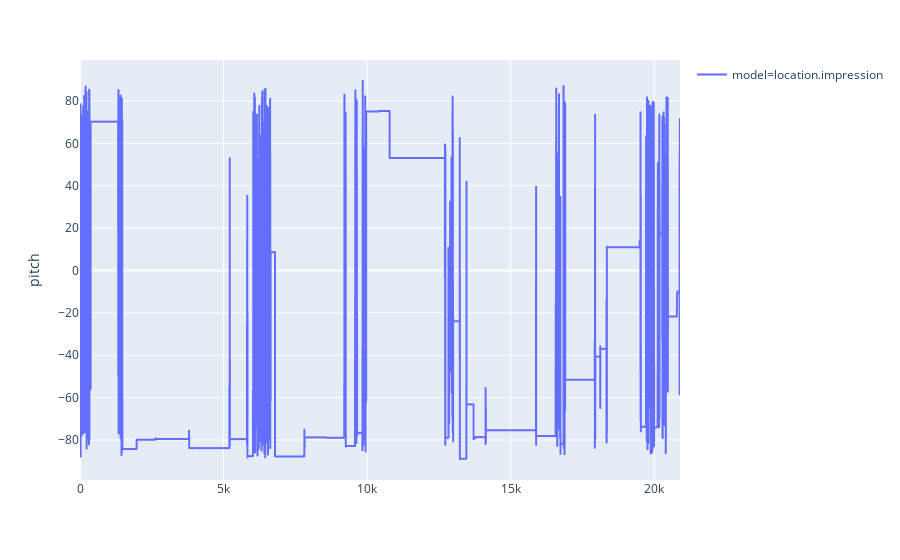

The code cell stored with this chart in its notebook:
### Code cell
# rotation by x-axis: up/down, take for analysis 
df['pitch'] = df.apply(lambda row: math.degrees(math.asin(float(row['viewport_POINT Z_y']))), axis=1)
fig = px.line(df, y="pitch", color="model")
fig.show()

### Figure 1 — Plotly figure (JSON) as saved in the notebook; plotly's stock layout.template omitted (floating-point values rounded to 4 significant figures; data arrays with more than 128 entries replaced by an {"elided": "..."} marker saying what was removed)
{"data": [{"hoverlabel": {"namelength": 0}, "hovertemplate": "model=location.impression<br>pitch=%{y}", "legendgroup": "model=location.impression", "line": {"color": "#636efa", "dash": "solid"}, "mode": "lines", "name": "model=location.impression", "showlegend": true, "type": "scattergl", "xaxis": "x", "y": {"elided": "20900 float values"}, "yaxis": "y"}], "layout": {"legend": {"tracegroupgap": 0}, "margin": {"t": 60}, "xaxis": {"anchor": "y", "domain": [0, 1]}, "yaxis": {"anchor": "x", "domain": [0, 1], "title": {"text": "pitch"}}}}
